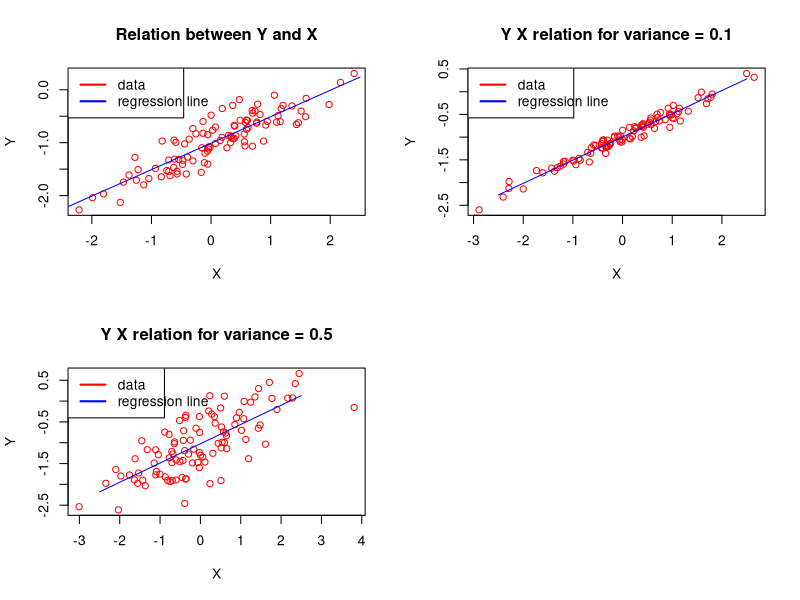

This chart was generated by the following R code:
# setting correct seed
set.seed(1)
par(mfrow=c(2,2))

# point A
x <- rnorm(100, 0, 1)

# point B
eps <- rnorm(100, 0, 0.25)

# point C
y <- -1.0 + 0.5 * x + eps

# vector y should have lenght 100, we can check it here:
len_of_y <- length(y)
len_of_y

# what are beta coeffs?
# beta0 is -1.0
# beta1 is 0.5
# TODO: CHECK IF THIS IS CORRECT! (chapter 6)

# point D
plot(x, y, main="Relation between Y and X", xlab="X", ylab="Y", col="red") 


lin_reg_res <- lsfit(x, y)
beta_prim_0 <- lin_reg_res$coefficients[[1]]
beta_prim_1 <- lin_reg_res$coefficients[[2]]

# beta0: -1.00942315347694
# beta1: 0.499734903457018

# point F
# Add line
line_x <- seq(-2.5, 2.5, 0.1)
line_y <- beta_prim_0 + beta_prim_1 * line_x
lines(line_x, line_y, pch = 18, col = "blue", type = "l")

legend("topleft", legend=c("data", "regression line"),
       col=c("red", "blue"), lwd=2, lty=1, text.width = 1)


# point H
x_H <- rnorm(100, 0, 1)
eps_H <- rnorm(100, 0, 0.1)
y_H <- -1.0 + 0.5 * x_H + eps_H

len_of_y_H <- length(y_H)
len_of_y_H # Length of vector y_H is 100

plot(x_H, y_H, main="Y X relation for variance = 0.1", xlab="X", ylab="Y", col="red") 

lin_reg_res_H <- lsfit(x_H, y_H)
beta_prim_0_H <- lin_reg_res_H$coefficients[[1]]
beta_prim_1_H <- lin_reg_res_H$coefficients[[2]]

#beta_prim_0_H: -1.0047452424192024889
#beta_prim_1_H: 0.49250511190754014956

line_x_H <- seq(-2.5, 2.5, 0.2)
line_y_H <- beta_prim_0_H + beta_prim_1_H * line_x_H
lines(line_x_H, line_y_H, pch = 18, col = "blue", type = "l")

legend("topleft", legend=c("data", "regression line"),
       col=c("red", "blue"), lwd=2, lty=1, text.width = 1)


# point I
x_I <- rnorm(100, 0, 1)
eps_I <- rnorm(100, 0, 0.5)
y_I <- -1.0 + 0.5 * x_I + eps_I

len_of_y_I <- length(y_I)
len_of_y_I # Length of vector y_I is 100

plot(x_I, y_I, main="Y X relation for variance = 0.5", xlab="X", ylab="Y", col="red") 

lin_reg_res_I <- lsfit(x_I, y_I)
beta_prim_0_I <- lin_reg_res_I$coefficients[[1]]
beta_prim_1_I <- lin_reg_res_I$coefficients[[2]]

#beta_prim_0_I: -1.0237262120960126666
#beta_prim_1_I: 0.46252555953770113639

line_x_I <- seq(-2.5, 2.5, 0.2)
line_y_I <- beta_prim_0_I + beta_prim_1_I * line_x_I
lines(line_x_I, line_y_I, pch = 18, col = "blue", type = "l")

legend("topleft", legend=c("data", "regression line"),
       col=c("red", "blue"), lwd=2, lty=1, text.width = 1)
